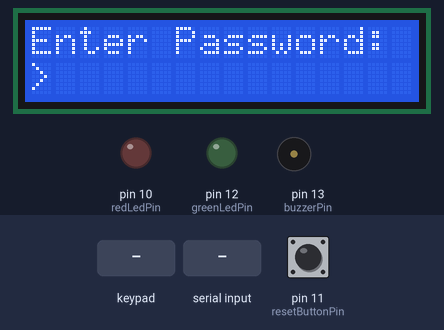
This sketch was run on a simulated Arduino Uno, built with avr-gcc and run on an emulated ATmega328P. Shown: 16×2 character LCD, output pins drawn as LEDs (lit = HIGH), buzzer (waves = sounding, pin HIGH). Inputs (shaded band) come from the test bench; at power-on: pin 11 (resetButtonPin) HIGH. What the sketch prints to the serial monitor is not drawn.

Above: at 1.2 s.
1.3 s: keypad keys 1 2 3 4 # pressed 0.4 s apart
At 4.0 s:
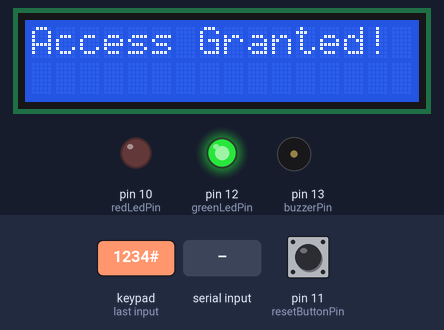
4.8 s: key '#' pressed
At 5.7 s:
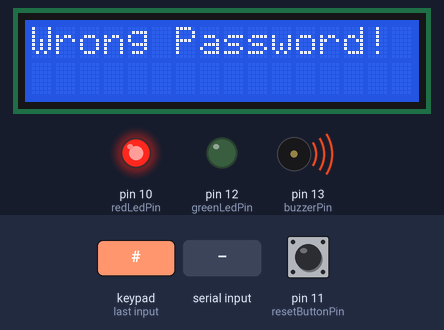
7.8 s: "P" received over Serial
10.8 s: keypad keys 1 2 3 4 * pressed 0.4 s apart
At 12.21 s:
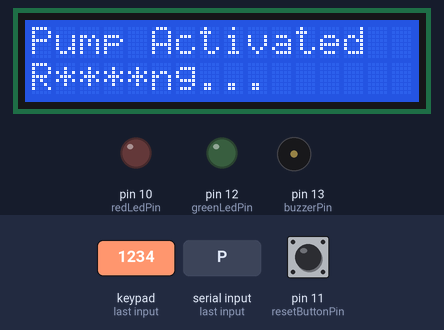
14.3 s: pin 11 (resetButtonPin) pulled LOW for 0.15 s
At 15.4 s:
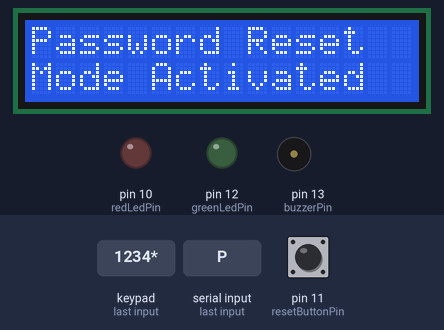
17.4 s: keypad keys 2 3 4 5 # pressed 0.4 s apart
At 21.4 s:
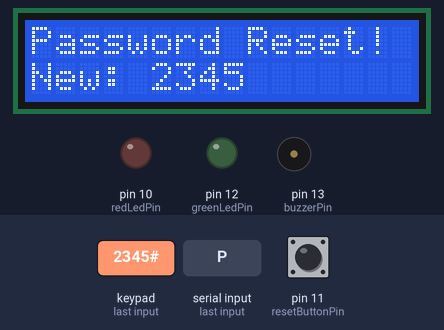
Timing chart, 0 to 22.9 s (numbered marks = the images above; inputs shaded):
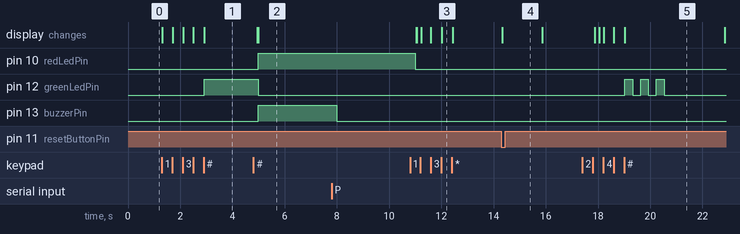

Measured:
- after the input at 1.3 s, pin 12 (greenLedPin): LOW → HIGH after 1.6 s; the display: first changes at once (image 1 shows a later state)
- after the input at 4.8 s, pin 10 (redLedPin), pin 13 (buzzerPin): LOW → HIGH after 0.19 s; pin 12 (greenLedPin): HIGH → LOW after 0.19 s; the display: first differs from a run without the input after 0.19 s (image 2)
- after the input at 10.8 s, the display: first differs from a run without the input after 0.26 s (image 3 shows a later state)
- after the input at 14.3 s, the display: changes at once (image 4)
- after the input at 17.4 s, pin 12 (greenLedPin): alternates HIGH for 0.30 s and LOW for 0.30 s, 6 changes in all, then stays LOW, starting after 1.6 s; the display: first changes after 0.48 s (image 5 shows a later state)

The sketch:

sketch_ardouino1.ino
```cpp
#include <Keypad.h>
#include <LiquidCrystal_I2C.h>
#include <Wire.h>

// LCD Setup
LiquidCrystal_I2C lcd(0x27, 16, 2);

// Keypad Setup
const byte ROWS = 4;
const byte COLS = 3;
char keys[ROWS][COLS] = {
  {'1','2','3'},
  {'4','5','6'},
  {'7','8','9'},
  {'*','0','#'}
};
byte rowPins[ROWS] = {2, 3, 4, 5};
byte colPins[COLS] = {6, 7, 8};
Keypad keypad = Keypad(makeKeymap(keys), rowPins, colPins, ROWS, COLS);

// Pin Definitions
const int buzzerPin = 13;
const int redLedPin = 10;
const int greenLedPin = 12;
const int resetButtonPin = 11;

// Password Variables
String password = "1234"; // Default password
String inputPassword = "";
bool passwordResetMode = false;
bool accessGranted = false;

// Reset button timing variables
unsigned long lastResetPress = 0;
const unsigned long resetDebounce = 500; // 500ms debounce

void setup() {
  // Initialize pins
  pinMode(buzzerPin, OUTPUT);
  pinMode(redLedPin, OUTPUT);
  pinMode(greenLedPin, OUTPUT);
  pinMode(resetButtonPin, INPUT_PULLUP);

  // Initialize LEDs to OFF
  digitalWrite(redLedPin, LOW);
  digitalWrite(greenLedPin, LOW);

  // Initialize LCD
  lcd.init();
  lcd.backlight();
  lcd.clear();

  // Initialize Serial Communication
  Serial.begin(9600);

  // Show initial screen
  showMainScreen();
}

void loop() {
  // Check reset button with debouncing
  if (digitalRead(resetButtonPin) == LOW) {
    if (millis() - lastResetPress > resetDebounce) {
      lastResetPress = millis();
      enterPasswordResetMode();
    }
  }

  // Get key input
  char key = keypad.getKey();

  if (key) {
    if (passwordResetMode) {
      handlePasswordReset(key);
    } else {
      handlePasswordInput(key);
    }
  }

 // Add to master's loop() function - REPLACE THE EXISTING SECTION
if (Serial.available() > 0) {
  char pumpStatus = Serial.read();
  if (pumpStatus == 'P') {
    lcd.clear();
    lcd.print("Pump Activated");
    lcd.setCursor(0, 1);
    lcd.print("Running...");
  } else if (pumpStatus == 'F') {
    lcd.clear();
    lcd.print("Pump Finished");
    lcd.setCursor(0, 1);
    lcd.print("Ready for use");
    delay(2000);
    showAccessScreen(); // Return to access screen
  }
}// Add to master's loop() function - REPLACE THE EXISTING SECTION
if (Serial.available() > 0) {
  char pumpStatus = Serial.read();
  if (pumpStatus == 'P') {
    lcd.clear();
    lcd.print("Pump Activated");
    lcd.setCursor(0, 1);
    lcd.print("Running...");
  } else if (pumpStatus == 'F') {
    lcd.clear();
    lcd.print("Pump Finished");
    lcd.setCursor(0, 1);
    lcd.print("Ready for use");
    delay(2000);
    showAccessScreen(); // Return to access screen
  }
}
}

void showMainScreen() {
  lcd.clear();
  lcd.setCursor(0, 0);
  lcd.print("Enter Password:");
  lcd.setCursor(0, 1);
  lcd.print(">");

  // Reset input password when showing main screen
  inputPassword = "";
}

void handlePasswordInput(char key) {
  if (key == '#') {
    // Check password
    if (inputPassword == password) {
      // Correct password
      accessGranted = true;
      lcd.clear();
      lcd.print("Access Granted!");
      digitalWrite(redLedPin, LOW);
      digitalWrite(greenLedPin, HIGH); // Turn on green LED

      // Send access granted signal to Arduino 2
      Serial.write('G');

      delay(2000);
      showAccessScreen();
    } else {
      // Wrong password
      accessGranted = false;
      lcd.clear();
      lcd.print("Wrong Password!");
      digitalWrite(redLedPin, HIGH);
      digitalWrite(greenLedPin, LOW); // Ensure green LED is off
      digitalWrite(buzzerPin, HIGH);
      delay(3000);
      digitalWrite(buzzerPin,LOW);

      // Send access denied signal
      Serial.write('D');

      delay(3000);
      digitalWrite(buzzerPin, LOW);
      digitalWrite(redLedPin, LOW);
      showMainScreen();
    }
    inputPassword = "";
    } else if (key == '*') {
    // Clear input and RELOCK the system
    inputPassword = "";
    accessGranted = false;
    digitalWrite(greenLedPin, LOW); // Turn off green LED when clearing

    // Send access denied signal to Arduino 2 to revoke authorization
    Serial.write('D');

    Serial.println("System Relocked - Authorization revoked");
    showMainScreen();
  } else {
    // Add digit to password
    if (inputPassword.length() < 4) {
      inputPassword += key;
      lcd.setCursor(inputPassword.length(), 1);
      lcd.print('*');
    }
  }
}

void showAccessScreen() {
  lcd.clear();
  lcd.setCursor(0, 0);
  lcd.print("Access Granted!");
  lcd.setCursor(0, 1);
  lcd.print("Gate & Pump OK");
}

void enterPasswordResetMode() {
  passwordResetMode = true;
  inputPassword = "";

  lcd.clear();
  lcd.print("Password Reset");
  lcd.setCursor(0, 1);
  lcd.print("Mode Activated");
  delay(1500);

  lcd.clear();
  lcd.print("Enter NEW 4-digit");
  lcd.setCursor(0, 1);
  lcd.print("password:");
  delay(2000);

  lcd.clear();
  lcd.print("New Password:");
  lcd.setCursor(0, 1);
  lcd.print(">");
}

void handlePasswordReset(char key) {
  if (key == '#') {
    if (inputPassword.length() == 4) {
      // Set new password
      password = inputPassword;

      lcd.clear();
      lcd.print("Password Reset!");
      lcd.setCursor(0, 1);
      lcd.print("New: " + password);

      // Blink green LED to confirm reset
      for (int i = 0; i < 3; i++) {
        digitalWrite(greenLedPin, HIGH);
        delay(300);
        digitalWrite(greenLedPin, LOW);
        delay(300);
      }

      delay(2000);
      passwordResetMode = false;
      accessGranted = false;
      showMainScreen();
    } else {
      lcd.clear();
      lcd.print("Must be 4 digits!");
      delay(2000);
      lcd.clear();
      lcd.print("New Password:");
      lcd.setCursor(0, 1);
      lcd.print(">");
    }
    inputPassword = "";
  } else if (key == '*') {
    // Cancel password reset
    inputPassword = "";
    passwordResetMode = false;
    accessGranted = false;
    digitalWrite(greenLedPin, LOW);

    lcd.clear();
    lcd.print("Reset Cancelled");
    delay(1500);
    showMainScreen();
  } else {
    if (inputPassword.length() < 4) {
      inputPassword += key;
      lcd.setCursor(inputPassword.length(), 1);
      lcd.print('*');
    }
  }
}
```
